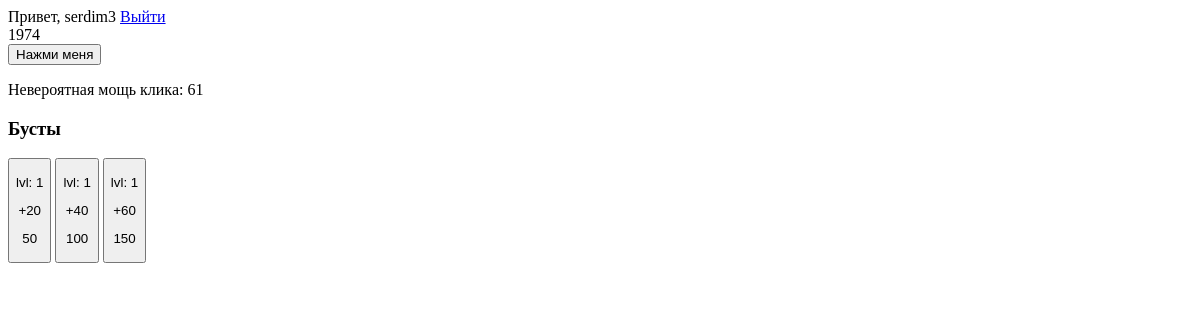
The app's page /backend/ (signed in), older data.
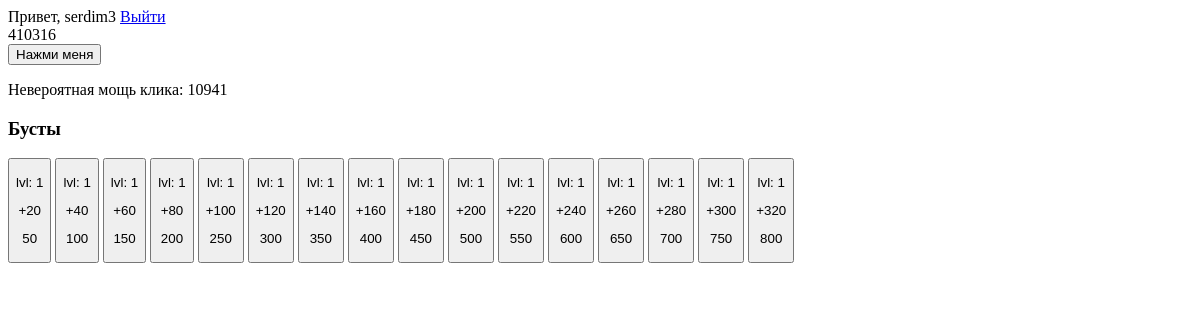
The same page, newer data.
### backend/models.py (models this page shows, shortened)
class Core(models.Model):
    user = models.OneToOneField(User, null=False, on_delete=models.CASCADE)
    coins = models.IntegerField(default=0)
    click_power = models.IntegerField(default=1)
    level = models.IntegerField(default=0)  # От уровня зависит количество бустов

class Boost(models.Model):
    core = models.ForeignKey(Core, null=False, on_delete=models.CASCADE)
    level = models.IntegerField(default=1)
    price = models.IntegerField(default=10)
    power = models.IntegerField(default=1)

### backend/views.py (the view)
# urls.py: path('', views.index, name='index'),
@login_required
def index(request):
    core = Core.objects.get(user=request.user)  # Получаем объект игры текущего пользователя
    boosts = Boost.objects.filter(core=core).all()
    return render(request, 'index.html', {
        'core': core,
        'boosts': boosts
    })

### frontend/templates/index.html (shortened to what this page needs)
{% load static %}
<html lang="en">
<head>
    <link rel="stylesheet" href="{% static 'css/index.css' %}">
</head>
<body>
    <main class="app">
        <nav class="nav">
            Привет, {{ user.username }}
            <a href="{% url 'logout' %}">Выйти</a>
        </nav>
        <div class="container">
            <div id='coins'>{{core.coins}}</div>
            <button onclick="call_click()">Нажми меня</button>
            <p>
                Невероятная мощь клика: <span id="click_power">{{ core.click_power }}</span>
            </p>
        </div>
        <aside class="boosts" id="boosts">
            <h3>Бусты</h3>
            <div class="boosts-holder" id="boosts-holder">
                {% for boost in boosts %}
                    <button class="boost" id="boost_{{boost.id}}" onclick="buy_boost({{boost.id}})">
                        <p>lvl: <span id="boost_level">{{boost.level}}</span></p>
                        <p>+<span id="boost_power">{{boost.power}}</span></p>
                        <p><span id="boost_price">{{boost.price}}</span></p>
                    </button>
                {% endfor %}
            </div>
        </aside>
    </main>
</body>
</html>

Row changes from the older to the newer data that the page shows:
changed Core: coins "1974" → "410316"; click_power "61" → "10941"
added Boost: level "1", power "80", price "200"
added Boost: level "1", power "100", price "250"
added Boost: level "1", power "120", price "300"
added Boost: level "1", power "140", price "350"
added Boost: level "1", power "160", price "400"
added Boost: level "1", power "180", price "450"
added Boost: level "1", power "200", price "500"
added Boost: level "1", power "220", price "550"
added Boost: level "1", power "240", price "600"
added Boost: level "1", power "260", price "650"
added Boost: level "1", power "280", price "700"
added Boost: level "1", power "300", price "750"
added Boost: level "1", power "320", price "800"
